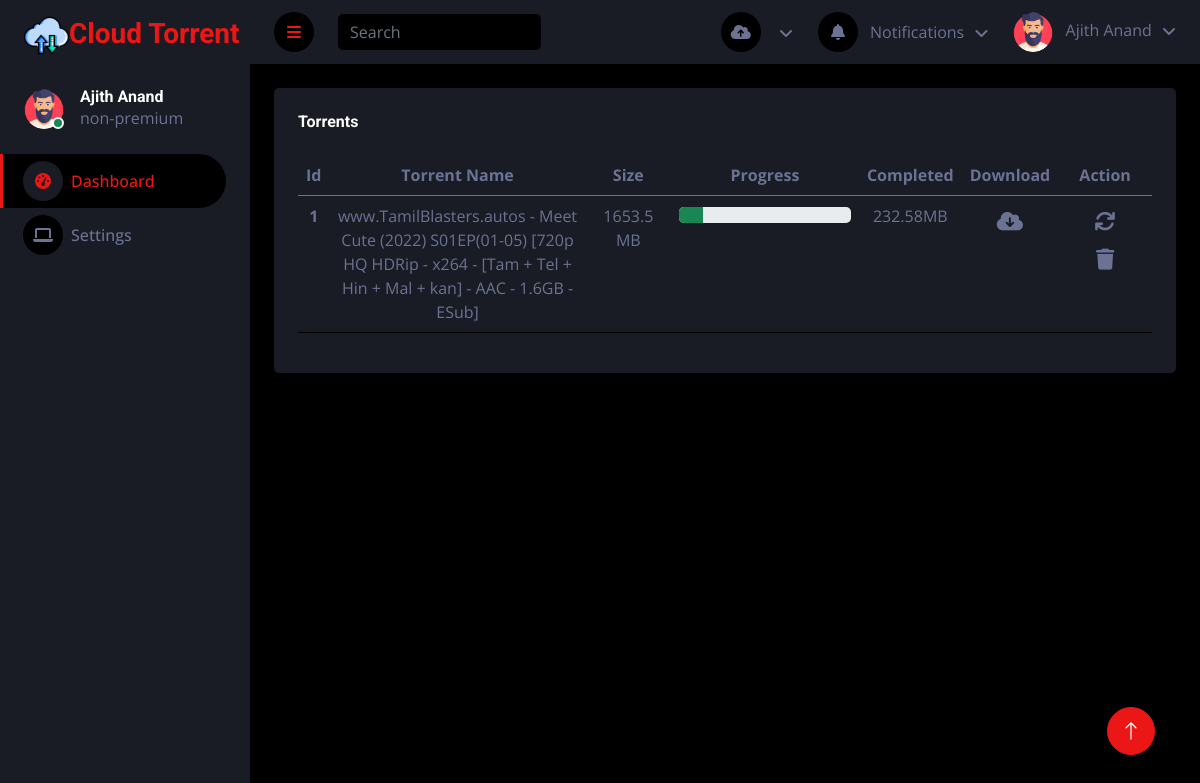
The page /dashboard (signed in) on the database as committed earlier.
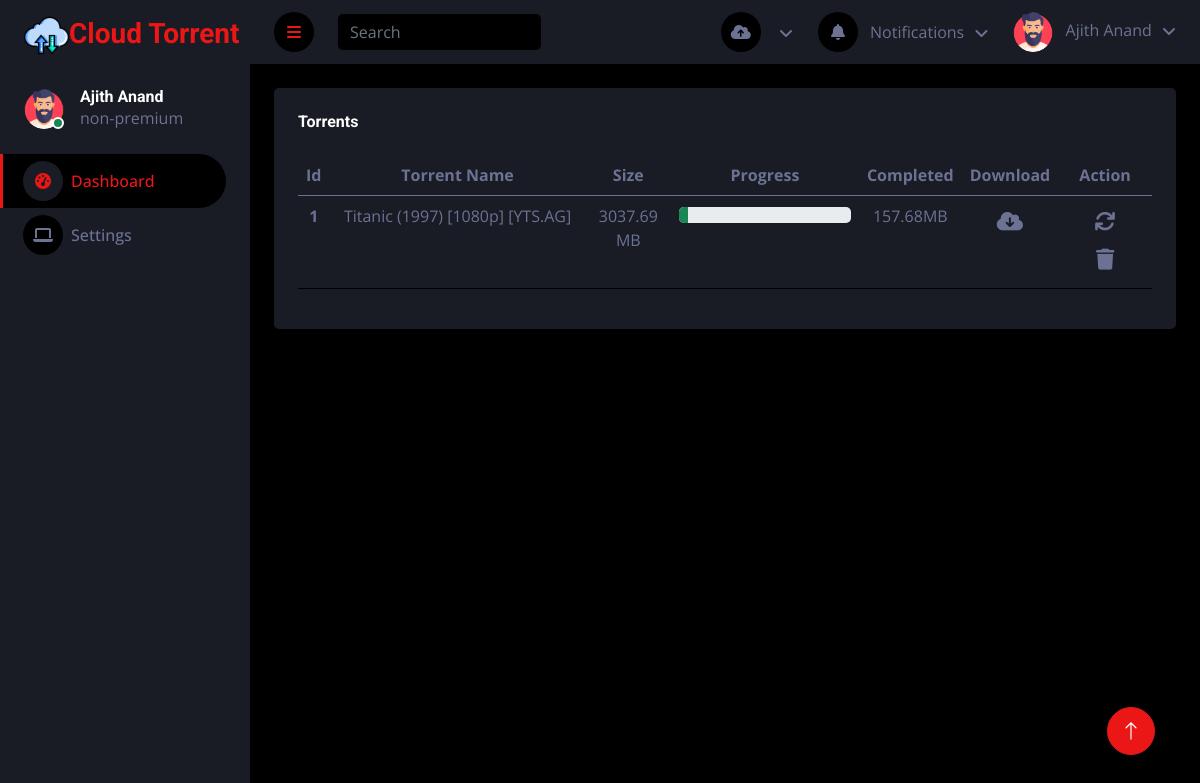
The same page on the database as committed later.
### Torrent/models.py (models this page shows)
class user(models.Model):
    name = models.CharField(max_length=255)
    email = models.EmailField(max_length=255, unique=True)
    password = models.CharField(max_length=255)
    premium = models.BooleanField(default=False)
    profile_pic = models.ImageField(upload_to='user_image', default='user.png')

class torrent(models.Model):
    name = models.CharField(max_length=1000)
    size = models.IntegerField()
    downloads = models.IntegerField(default=0)
    hash = models.CharField(max_length=40)
    progress = models.FloatField(default=0)
    userid = models.ForeignKey(user, on_delete=models.CASCADE)

### Torrent/decorators.py (the view)
    def wrap(request, *args, **kwargs):
        try:
            entry = user.objects.get(id=request.session.get('userid'))
            return function(request, *args, **kwargs)
        except ObjectDoesNotExist:
            return redirect('login')

### Torrent/views.py (called while the page is built)
@useronly
def dashboard(request):
    id = request.session.get('userid')
    obj = user.objects.get(id=id)
    torrents = torrent.objects.filter(userid=obj.id).values()
    for i in torrents:
        i['size'] = round(float(i['size']) / 1048576, 2)
        i['downloads'] = round(i['downloads'] / 1048576, 2)
    return render(request, 'torrent/index.html', {'user': obj, 'obj': torrents})

### templates/torrent/index.html (shortened to what this page needs)
<!DOCTYPE html>
<html lang="en">
{% load static %}
<head>
    <link href="https://cdnjs.cloudflare.com/ajax/libs/font-awesome/5.10.0/css/all.min.css" rel="stylesheet">
    <link href="https://cdn.jsdelivr.net/npm/bootstrap-icons@1.4.1/font/bootstrap-icons.css" rel="stylesheet">
    <link href="{% static 'dashboard/lib/owlcarousel/assets/owl.carousel.min.css' %}" rel="stylesheet">
    <link href="{% static 'dashboard/lib/tempusdominus/css/tempusdominus-bootstrap-4.min.css' %}" rel="stylesheet"/>
    <link href="{% static 'dashboard/css/bootstrap.min.css' %}" rel="stylesheet">
    <link href="{% static 'dashboard/css/style.css' %}" rel="stylesheet">
    <link rel="stylesheet" href="https://cdnjs.cloudflare.com/ajax/libs/font-awesome/6.2.1/css/all.min.css"
/>
</head>
<body>
<div class="container-fluid position-relative d-flex p-0">
    <div class="sidebar pe-4 pb-3">
        <nav class="navbar bg-secondary navbar-dark">
            <a href="#" class="navbar-brand mx-4 mb-3">
                <h3 class="text-primary"><img width="45px" src="{% static 'homepage/assets/img/favicons/icon.png' %}"/>Cloud
                    Torrent</h3>
            </a>
            <div class="d-flex align-items-center ms-4 mb-4">
                <div class="position-relative">
                    <img class="rounded-circle" src="/media/{{ user.profile_pic }}" alt="profile image"
                         style="width: 40px; height: 40px;">
                    <div
                            class="bg-success rounded-circle border border-2 border-white position-absolute end-0 bottom-0 p-1">
                    </div>
                </div>
                <div class="ms-3">
                    <h6 class="mb-0">{{ user.name }}</h6>
                    <span>non-premium</span>
                </div>
            </div>
            <div class="navbar-nav w-100">
                <a href="#" class="nav-item nav-link active"><i
                        class="fa fa-tachometer-alt me-2"></i>Dashboard</a>
                <a href="#" class="nav-item nav-link"><i
                        class="fa fa-laptop me-2"></i>Settings</a>
            </div>
        </nav>
    </div>
    <div class="content">
        <nav class="navbar navbar-expand bg-secondary navbar-dark sticky-top px-4 py-0">
            <a href="#" class="sidebar-toggler flex-shrink-0">
                <i class="fa fa-bars"></i>
            </a>
            <form class="d-none d-md-flex ms-4">
                <input class="form-control bg-dark border-0" onkeyup="searchTable()" id="search" type="search"
                       placeholder="Search">
            </form>
            <div class="navbar-nav align-items-center ms-auto">
                <div class="nav-item dropdown">
                    <a href="#" class="nav-link dropdown-toggle" data-bs-toggle="dropdown">
                        <i class="fa-solid fa-cloud-arrow-up me-lg-2"></i>
                    </a>
                </div>
                <div class="nav-item dropdown">
                    <a href="#" class="nav-link dropdown-toggle" data-bs-toggle="dropdown">
                        <i class="fa fa-bell me-lg-2"></i>
                        <span class="d-none d-lg-inline-flex">Notifications</span>
                    </a>
                </div>
                <div class="nav-item dropdown">
                    <a href="#" class="nav-link dropdown-toggle" data-bs-toggle="dropdown">
                        <img class="rounded-circle me-lg-2" src="{% static 'dashboard/img/user.png' %}" alt=""
                             style="width: 40px; height: 40px;">
                        <span class="d-none d-lg-inline-flex">{{ user.name }}</span>
                    </a>
                </div>
            </div>
        </nav>
        <div class="container-fluid pt-4 px-4">
            <div class="col-12">
                <div class="bg-secondary rounded h-100 p-4">
                    <h6 class="mb-4">Torrents</h6>
                    <div class="table-responsive">
                        <table id="torrents" class="table sortable">
                            <thead>
                            <tr>
                                <th scope="col">Id</th>
                                <th style="width: 30%;" scope="col">Torrent Name</th>
                                <th style="width: 10%" scope="col">Size</th>
                                <th style="width: 22%;" scope="col">Progress</th>
                                <th scope="col">Completed</th>
                                <th scope="col">Download</th>
                                <th scope="col">Action</th>
                            </tr>
                            </thead>
                            <tbody>
                            {% for i in obj %}
                                <tr>
                                    <th scope="row">{{ forloop.counter }}</th>
                                    <td>{{ i.name }}</td>
                                    <td>{% if i.size == 0 %} fetching size {% else %}{{ i.size }} {% endif %}MB</td>
                                    <td>
                                        <div class="pg-bar mb-3">
                                            <div class="progress" style="margin-top: 3px">
                                                <div
                                                        class="progress-bar progress-bar-success bg-success"
                                                        role="progressbar"
                                                        aria-valuenow="{{ i.progress }}"
                                                        aria-valuemin="0"
                                                        aria-valuemax="100"
                                                ></div>
                                            </div>
                                        </div>
                                    </td>
                                    <td>{{ i.downloads }}MB</td>
                                    <td>
                                        <button class="btn"><i style="font-size:21px;"
                                                               class="fa-solid fa-cloud-arrow-down fa-fade"></i>
                                        </button>
                                    </td>
                                    <td>
                                        <button onclick="refresh()" class="btn "><i style="font-size: 21px"
                                                                                    class="fa-solid fa-refresh fa-spin"></i>
                                        </button>
                                        <button onclick="torrent_delete('{{ i.hash }}')" class="btn"><i
                                                style="font-size: 21px"
                                                class="fa-solid fa-trash"></i></button>
                                    </td>
                                </tr>
                            {% endfor %}
                            </tbody>
                        </table>
                    </div>
                </div>
            </div>
        </div>
    </div>
    <a href="#" class="btn btn-lg btn-primary btn-lg-square back-to-top"><i class="bi bi-arrow-up"></i></a>
</div>
</body>
</html>

### Torrent/static/dashboard/css/style.css (style rules this page uses)
:root { --primary: #EB1616; --secondary: #191C24; --light: #6C7293; --dark: #000000; }
.back-to-top { position: fixed; display: none; right: 45px; bottom: 45px; z-index: 99; }
.btn { transition: .5s; }
.btn-lg-square { width: 48px; height: 48px; }
.btn-square, .btn-sm-square, .btn-lg-square { padding: 0; display: inline-flex; align-items: center; justify-content: center; font-weight: normal; border-radius: 50px; }
.sidebar { position: fixed; top: 0; left: 0; bottom: 0; width: 250px; height: 100vh; overflow-y: auto; background: var(--secondary); transition: 0.5s; z-index: 999; }
.content { margin-left: 250px; min-height: 100vh; background: var(--dark); transition: 0.5s; }
@media (min-width: 992px) { .sidebar { margin-left: 0; } }
@media (min-width: 992px) { .content { width: calc(100% - 250px); } }
.sidebar .navbar .navbar-nav .nav-link { padding: 7px 20px; color: var(--light); font-weight: 500; border-left: 3px solid var(--secondary); border-radius: 0 30px 30px 0; outline: none; }
.sidebar .navbar .navbar-nav .nav-link:hover, .sidebar .navbar .navbar-nav .nav-link.active { color: var(--primary); background: var(--dark); border-color: var(--primary); }
.sidebar .navbar .navbar-nav .nav-link i { width: 40px; height: 40px; display: inline-flex; align-items: center; justify-content: center; background: var(--dark); border-radius: 40px; }
.sidebar .navbar .navbar-nav .nav-link:hover i, .sidebar .navbar .navbar-nav .nav-link.active i { background: var(--secondary); }
.content .navbar .navbar-nav .nav-link { margin-left: 25px; padding: 12px 0; color: var(--light); outline: none; }
.content .navbar .sidebar-toggler, .content .navbar .navbar-nav .nav-link i { width: 40px; height: 40px; display: inline-flex; align-items: center; justify-content: center; background: var(--dark); border-radius: 40px; }
.content .navbar .dropdown-toggle::after { margin-left: 6px; vertical-align: middle; border: none; content: "\f107"; font-family: "Font Awesome 5 Free"; font-weight: 900; transition: .5s; }
.progress .progress-bar { width: 0px; transition: 2s; }

### templates/torrent/index.html (style rules this page uses)
table, td, th { text-align: center; }

Rows that differ between the two databases and show on the page:
removed torrent: name "www.TamilBlasters.autos - Meet Cute (2022) S01EP(01-05) [720p HQ HDRip - x264 - [Tam + Tel + Hin + Mal + kan] - AAC - 1.6GB - ESub]", size "1653.5", progress 14.0469 (drawn), downloads "232.58"
added torrent: name "Titanic (1997) [1080p] [YTS.AG]", size "3037.69", progress 5.17766 (drawn), downloads "157.68"
